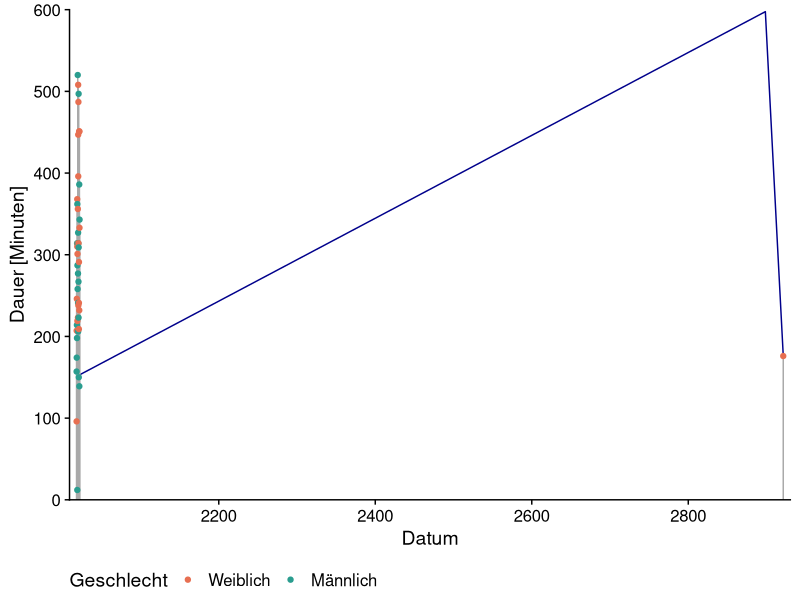
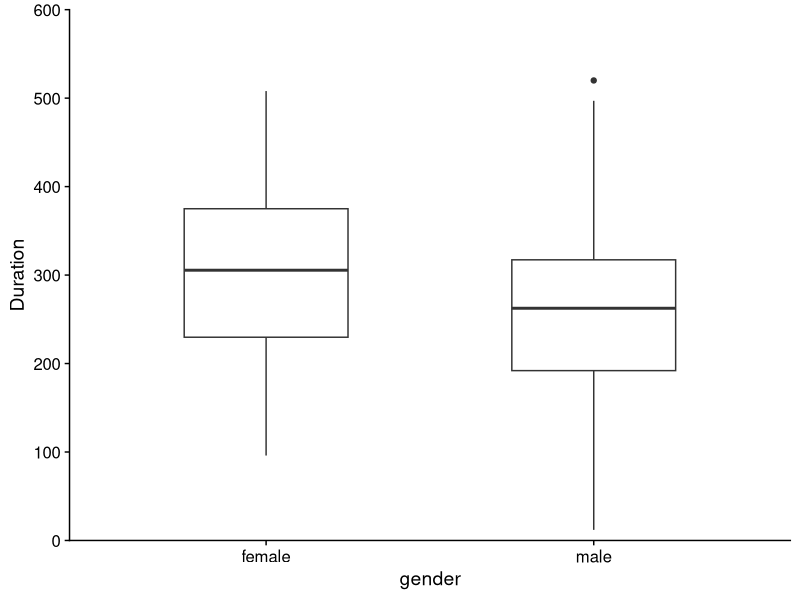
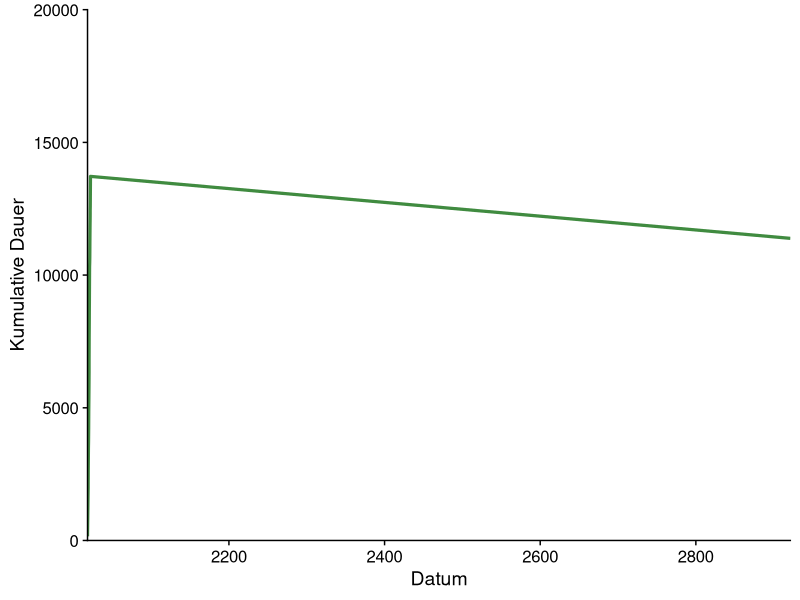
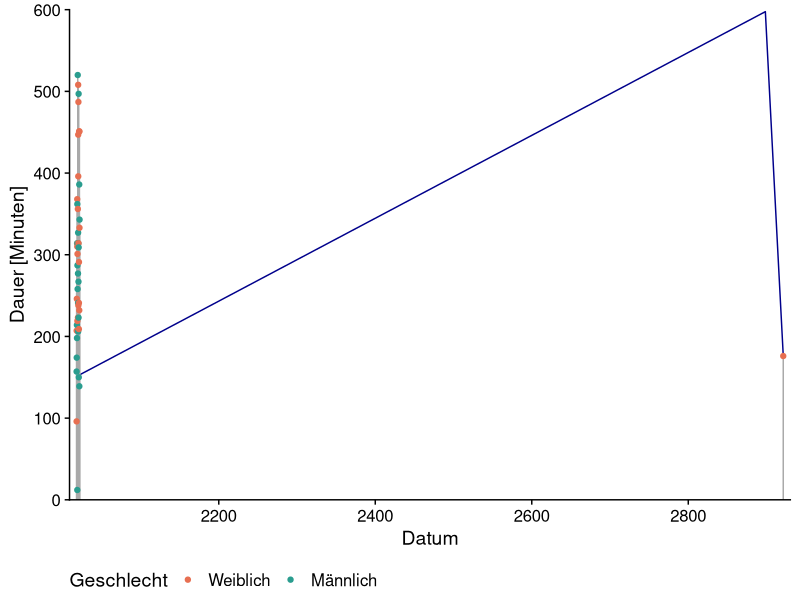

Generate these figures, in order, with R:
# Header --------------------------------------------
#
# Original Author: Simon König, simonkoenig@live.de
# Created on: 2022-03-11
# 
# Last modified by: Simon König, simonkoenig@live.de
# On: 2022-10-27
#
# Script Description: some nice plots of the allesgesagt data
# 
# Notes: 
#
#
#



# load libraries and raw data --------------------------------------

library(lubridate)
library(cowplot)
library(tidyverse)

# some parsing failures aparently, also some of the data needs to be corrected
allesgesagt_raw <- read_csv("allesgesagt/allesgesagt_raw.csv")
# fix(allesgesagt_raw)

# a little bit of data wrangling
allesgesagt <- allesgesagt_raw %>% 
  mutate(Date = make_date(year, month, day),
         Duration = hours*60+minutes,
         Total_Duration = cumsum(Duration))



# first plots ------------------------

# plot time series of total interview length
ggplot(allesgesagt) +
  geom_smooth(aes(x = Date, y = Duration), se = FALSE, alpha = 0.5,
              color = "darkblue", size = 0.5) +
  geom_col(aes(x = Date, y = Duration), color = "darkgrey", alpha = 0.75) +
  geom_point(aes(x = Date, y = Duration, color = gender)) +
  scale_color_manual(breaks = c("female", "male"),
                     labels = c("Weiblich", "Männlich"),
                     values = c("#e76f51", "#2a9d8f"),
                     name = "Geschlecht") +
  # geom_smooth(aes(x = Date, y = Duration), se = FALSE, method = "lm") +
  scale_x_date(name = "Datum", expand = c(0.01,0)) +
  scale_y_continuous(expand = c(0,0), limits = c(0, 600), 
                     name = "Dauer [Minuten]") +
  theme_half_open() +
  theme(legend.position = "bottom") 
ggsave("allesgesagt/duration_ts_01.png",
       width = 18, height = 12, units = "cm", dpi = 450)

# compare length distributions for male vs. female guests
ggplot(allesgesagt) +
  geom_boxplot(aes(x = gender, y = Duration), width = 0.5) +
  scale_y_continuous(expand = c(0,0), limits = c(0, 600)) +
  theme_half_open()

# cumulative duration plot
ggplot(allesgesagt) +
  geom_line(aes(x = Date, y = Total_Duration), 
            color = "darkgreen", alpha = 0.75, size = 1.1) +
  scale_x_date(name = "Datum", expand = c(0,0)) +
  scale_y_continuous(name = "Kumulative Dauer", 
                     expand = c(0,0), limits = c(0, 20000)) +
  theme_half_open()
